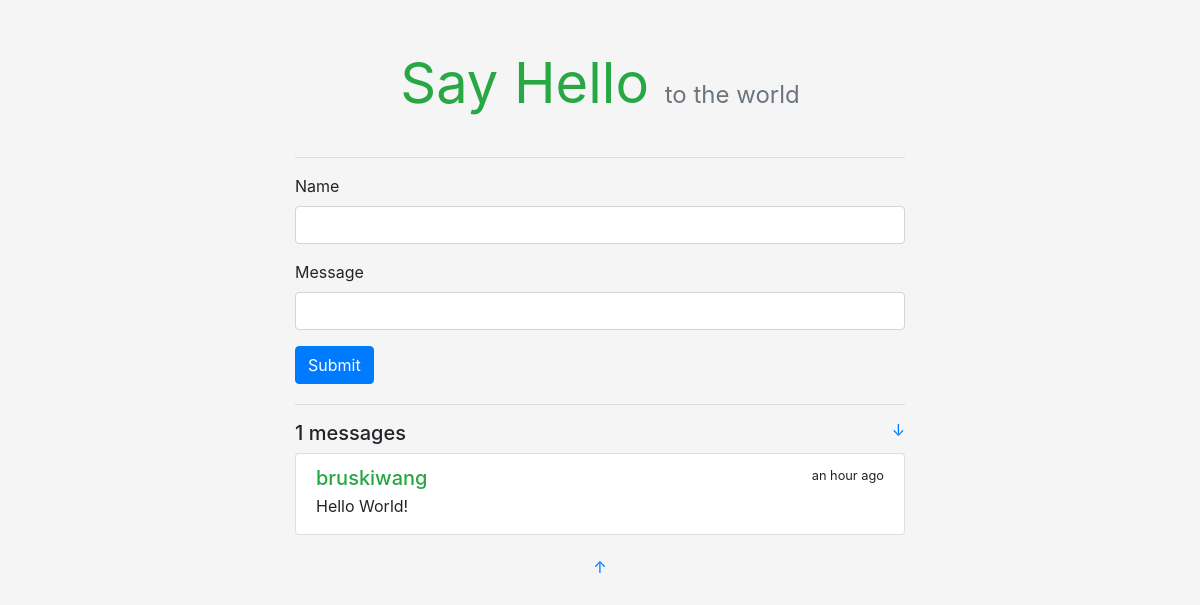
Before: / with the older database file.
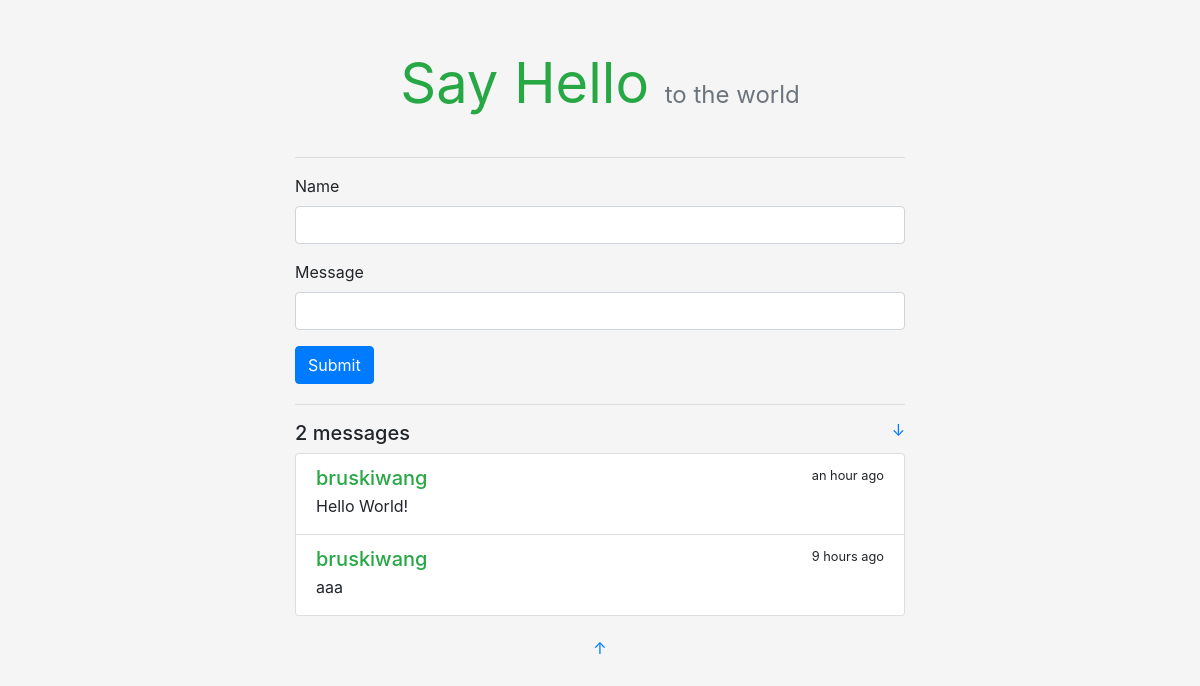
After: the same page with the newer database file.
### sayhello/models.py (models this page shows)
class Message(db.Model):
    id = db.Column(db.Integer, primary_key=True)
    name = db.Column(db.String(20))
    body = db.Column(db.String(200))
    timestamp = db.Column(db.DateTime, default=datetime.utcnow, index=True)

### sayhello/views.py (the view, shortened to what this page needs)
@app.route('/', methods=['GET', 'POST'])
def index():
    form = HelloForm()
    messages = Message.query.order_by(Message.timestamp.desc()).all()
    return render_template('index.html', form=form, messages=messages)

### sayhello/forms.py
class HelloForm(FlaskForm):
    name = StringField('Name', validators=[DataRequired(), Length(1, 20)])
    body = StringField('Message', validators=[DataRequired(), Length(1, 200)])
    submit = SubmitField()

### sayhello/templates/index.html
{% extends 'base.html' %}
{% from 'bootstrap/form.html' import render_form %}
{% block content %}
<hr>
<div class="hello-form">
    {{ render_form(form, action=request.full_path) }}
</div>
<hr>
<h5>
    <span>{{ messages|length }} messages</span>
    <small class="float-right">
        <a href="#bottom" title="Go Bottom">&darr;</a>
    </small>
</h5>
<div class="list-group">
    {% for message in messages %}
    <a class="list-group-item list-group-item-action flex-column">
        <div class="d-flex w-100 justify-content-between">
            <h5 class="mb-1 text-success">{{ message.name }}</h5>
            <small
                data-toggle="tooltip"
                data-placement="top"
                data-delay="500"
                data-timestamp="{{ message.timestamp.strftime('%Y-%m-%dT%H:%M:%SZ') }}"
            >
                {{ moment(message.timestamp).fromNow(refresh=True) }}
            </small>
        </div>
        <p class="mb-1">{{ message.body }}</p>
    </a>
    {% endfor %}
</div>
{% endblock content %}

### sayhello/templates/base.html (shortened to what this page needs)
<!DOCTYPE html>
<html lang="en">
<head>
{% block head %}
    {% block styles %}
        <link rel="stylesheet" href="{{ url_for('static', filename='css/bootstrap.min.css') }}">
        <link rel="stylesheet" href="{{ url_for('static', filename='css/style.css') }}">
    {% endblock styles %}
{% endblock head %}
</head>
<body>
    <div class="container">
        <header>
            <h1 class="text-center display-4">
                <a href="{{ url_for('index') }}" class="text-success"><strong>Say Hello</strong></a>
                <small class="text-muted sub-title">to the world</small>
            </h1>
        </header>
        <main>
            {% block content %}{% endblock content %}
        </main>
        <footer class="text-center">
            {% block footer %}
                <p><a id="bottom" href="#" title="Go Top">&uarr;</a></p>
            {% endblock footer %}
        </footer>
    </div>
</body>
</html>

### sayhello/static/css/style.css (style rules this page uses)
body { background-color: rgb(245, 245, 245) !important; }
p { overflow-wrap: break-word; word-wrap: break-word; }
.container { max-width: 640px !important; }
.hello-form { margin-bottom: 20px; }
header { margin: 50px 0 40px 0; }
header h1 { font-size: 60px; font-weight: bold; }
.sub-title { font-size: 24px; }
header a { text-decoration: none !important; }
footer { margin: 20px; }

Changed rows visible on the page:
added Message: name "bruskiwang", timestamp "9 hours ago", body "aaa"
Other visible differences:
{{ messages|length }}: "1" → "2"
